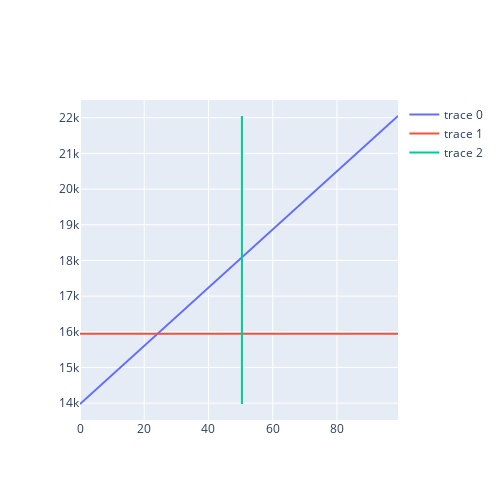

Here is the notebook cell this chart was saved with:
### Code cell
x = np.arange(100)
z = np.ones(100)
fig = go.Figure(data=go.Scatter(x = x, y = coffeePrice*(numCoffee)*(1-x/100) + (coffeePrice+cakePrice)*(1-discounts[1])*(numCoffee)*x/100 + numCoffeeCake*(1-discounts[1])*(coffeePrice+cakePrice) ) )
fig.add_scatter(x = x, y = ((coffeePrice + cakePrice)*numCoffeeCake + coffeePrice*numCoffee)*z)
fig.add_scatter(x = 0.504144 * 100 * np.ones(100), y = coffeePrice*(numCoffee)*(1-x/100) + (coffeePrice+cakePrice)*(1-discounts[1])*(numCoffee)*x/100 + numCoffeeCake*(1-discounts[1])*(coffeePrice+cakePrice))
#fig.update_yaxes(rangemode="tozero")
fig['layout'].update(width=500, height=500, autosize=False)
fig.show()
